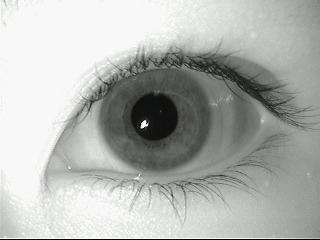
#> input picture iris authentication/iris dataset/MMU-Iris-Database/1/left/aeval5.bmp, 320 x 240 px
$ python segmentation.py
#> lines starting #> are read from the running program, lines starting #| are printed output that depends on the picture; after the words box and inside, x2 and y2 are one past the last pixel; in counts of white or black regions, pixels touching at a corner belong together
import cv2
import numpy as np
import matplotlib.pyplot as plt

# Load the image using OpenCV
image_cv = cv2.imread("aeval5.bmp", cv2.IMREAD_GRAYSCALE)
#> image_cv: shape (240, 320); min 2, max 248, mean 178.8

# Apply a median blur to reduce noise
blurred = cv2.medianBlur(image_cv, 5)
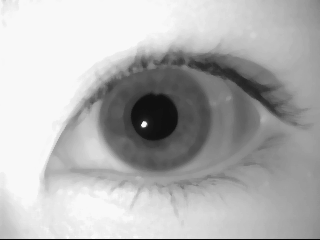
#> blurred: shape (240, 320); min 6, max 248, mean 179

# Use Hough Circle Transform to detect circular regions (likely iris)
circles = cv2.HoughCircles(
    blurred,
    cv2.HOUGH_GRADIENT,
    dp=1,
    minDist=50,
    param1=100,
    param2=30,
    minRadius=20,
    maxRadius=80
)
#> circles = [[155.5, 116.5, 55.2]]

# Create a mask for the detected iris
mask = np.zeros_like(image_cv)
if circles is not None:
    circles = np.uint16(np.around(circles))
#> circles = [[156, 116, 55]]
    for circle in circles[0, :]:
        center = (circle[0], circle[1])  # Circle center
        radius = circle[2]  # Circle radius
        cv2.circle(mask, center, radius, 255, -1)  # Draw filled circle on the mask
#> this loop made 1 pass
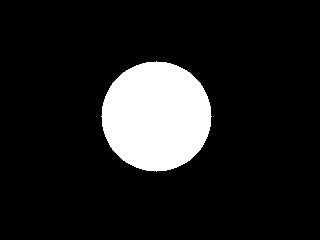
#> mask: shape (240, 320); 12.3% white; 1 white region, box (x1, y1, x2, y2) and area: (101, 61, 212, 172) 9477

# Use thresholding to create a binary mask for the pupil
_, binary_mask = cv2.threshold(image_cv, 40, 255, cv2.THRESH_BINARY_INV)  # Tune threshold if needed
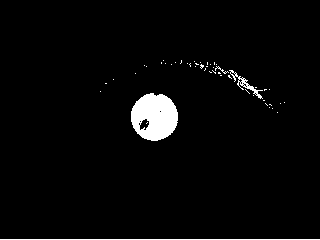
#> binary_mask: shape (240, 320); 3% white; 49 white regions (45 under 20 px)

# Detect contours to isolate the pupil
contours, _ = cv2.findContours(binary_mask, cv2.RETR_EXTERNAL, cv2.CHAIN_APPROX_SIMPLE)
#> contours = 48 contours, 46 with area under 20; largest, box (x1, y1, x2, y2) and area: (131, 93, 178, 141) 1687, (229, 70, 263, 99) 136

# Assume the largest external contour is the pupil
pupil_contour = max(contours, key=cv2.contourArea)
#> pupil_contour = contour of 82 points, box (x1, y1, x2, y2) (131, 93, 178, 141), area 1687

# Create a mask for the pupil
pupil_mask = np.zeros_like(image_cv)
cv2.drawContours(pupil_mask, [pupil_contour], -1, 255, thickness=cv2.FILLED)
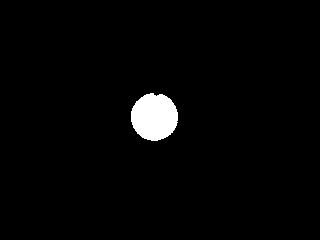
#> pupil_mask: shape (240, 320); 2.3% white; 1 white region, box (x1, y1, x2, y2) and area: (131, 93, 178, 141) 1756

# Create the concentric mask
mask = mask - pupil_mask
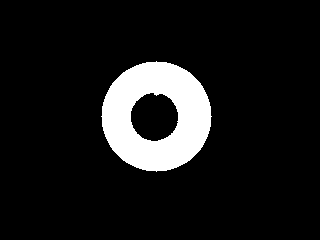
#> mask: shape (240, 320); 10.1% white; 1 white region, box (x1, y1, x2, y2) and area: (101, 61, 212, 172) 7721

# Apply the mask to isolate the iris
segmented_iris = cv2.bitwise_and(image_cv, image_cv, mask=mask)
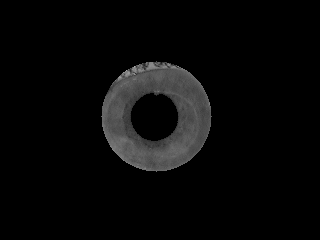
#> segmented_iris: shape (240, 320); min 0, max 174, mean 8.5

# Display the result
plt.figure(figsize=(12, 6))
plt.subplot(1, 3, 1)
plt.imshow(image_cv, cmap='gray')
plt.title('Original Image')
plt.axis('off')

plt.subplot(1, 3, 2)
plt.imshow(segmented_iris, cmap='gray')
plt.title('Segmented Iris')
plt.axis('off')

plt.subplot(1, 3, 3)
plt.imshow(mask, cmap='gray')
plt.title('Mask')
plt.axis('off')

plt.show()

$ run again, with iris authentication/iris dataset/MMU-Iris-Database/1/left/aeval3.bmp copied over iris authentication/iris dataset/MMU-Iris-Database/1/left/aeval5.bmp
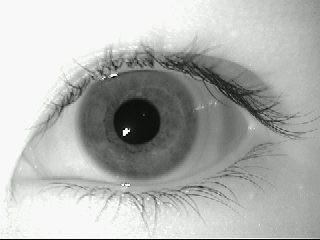
#> input picture iris authentication/iris dataset/MMU-Iris-Database/1/left/aeval3.bmp, 320 x 240 px
#> `circles = cv2.HoughCircles( blurred, cv2.HOUGH_GRADIENT, dp=1, minDist..`: circles = [[137.5, 115.5, 64]]
#> `circles = np.uint16(np.around(circles))`: circles = [[138, 116, 64]]
#> the loop `for circle in circles[0, :]:` made 1 pass
#> after the loop `for circle in circles[0, :]:`:
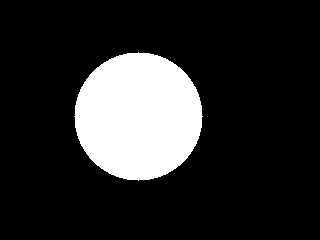
#> mask: shape (240, 320); 16.7% white; 1 white region, box (x1, y1, x2, y2) and area: (74, 52, 203, 181) 12853
#> binary_mask: shape (240, 320); 2.9% white; 46 white regions (43 under 20 px)
#> contours = 46 contours, 44 with area under 20; largest, box (x1, y1, x2, y2) and area: (113, 98, 160, 145) 1634, (210, 74, 248, 107) 76
#> pupil_contour = contour of 77 points, box (x1, y1, x2, y2) (113, 98, 160, 145), area 1634
#> pupil_mask: shape (240, 320); 2.2% white; 1 white region, box (x1, y1, x2, y2) and area: (113, 98, 160, 145) 1704
#> `segmented_iris = cv2.bitwise_and(image_cv, image_cv, mask=mask)`:
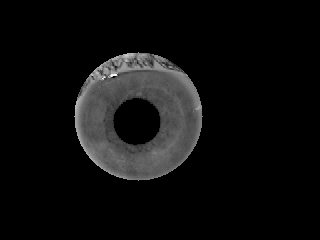
#> segmented_iris: shape (240, 320); min 0, max 248, mean 14
